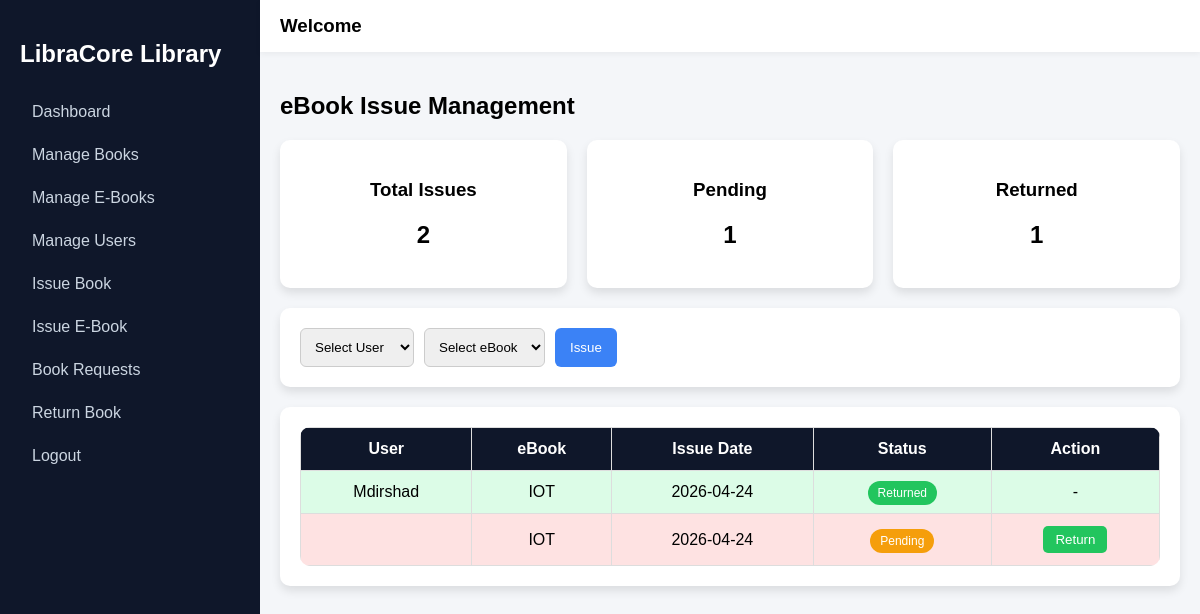
/ebook_issue (signed in), run on the app's committed database.
### models.py (models this page shows)
class ebook_issue(db.Model):
    id = db.Column(db.Integer, primary_key=True)
    user_id = db.Column(db.Integer, db.ForeignKey('user.id'))
    ebook_id = db.Column(db.Integer, db.ForeignKey('ebook.id'))
    issue_date = db.Column(db.DateTime)
    return_date = db.Column(db.DateTime)
    user = db.relationship('User', backref='issued_ebooks')
    ebook = db.relationship('ebook', backref='issued_ebooks')

class User(db.Model):
    id = db.Column(db.Integer, primary_key=True)
    username = db.Column(db.String(100), unique=True, nullable=False)
    password = db.Column(db.String(200), nullable=False)

class ebook(db.Model):
    id = db.Column(db.Integer, primary_key=True)
    title = db.Column(db.String(100))
    file = db.Column(db.String(200))

### routes/ebook_issue.py (the view)
@ebook_issue_bp.route('/ebook_issue')
def ebook_issue_page():
    if 'user' not in session:
        return redirect('/')
    books = ebook.query.all()
    issues = ebook_issue.query.all()
    users = User.query.all()   # 🔥 MISSING THA
    return render_template(
        'ebook_issue.html',
        books=books,
        issues=issues,
        users=users,   # 🔥 ADD KIYA
        user=session['user']
    )

### templates/ebook_issue.html (shortened to what this page needs)
{% extends "base.html" %}
{% block content %}
<h2 class="page-title">eBook Issue Management</h2>
<div class="stats">
    <div class="stat-card">
        <h3>Total Issues</h3>
        <h2>{{ issues|length }}</h2>
    </div>
    <div class="stat-card">
        <h3>Pending</h3>
        <h2>{{ issues | selectattr('return_date', 'equalto', None) | list | length }}</h2>
    </div>
    <div class="stat-card">
        <h3>Returned</h3>
        <h2>{{ issues | selectattr('return_date') | list | length }}</h2>
    </div>
</div>
<div class="card">
<form method="POST" action="/issue_ebook" class="form">
    <select name="user_id" required>
        <option disabled selected>Select User</option>
    </select>
    <select name="ebook_id" required>
        <option disabled selected>Select eBook</option>
    </select>
    <button>Issue</button>
</form>
</div>
<div class="card">
<table>
<tr>
<th>User</th>
<th>eBook</th>
<th>Issue Date</th>
<th>Status</th>
<th>Action</th>
</tr>
{% for i in issues %}
<tr class="{% if i.return_date %}returned{% else %}pending{% endif %}">
<td>{{ i.user.username }}</td>
<td>{{ i.ebook.title }}</td>
<td>
{{ i.issue_date.strftime('%Y-%m-%d') if i.issue_date else '' }}
</td>
<td>
{% if i.return_date %}
<span class="badge done">Returned</span>
{% else %}
<span class="badge wait">Pending</span>
{% endif %}
</td>
<td>
{% if not i.return_date %}
<a href="/return_ebook/{{ i.id }}">
    <button class="action">Return</button>
</a>
{% else %}
-
{% endif %}
</td>
</tr>
{% endfor %}
</table>
</div>
{% endblock %}

### templates/base.html (style rules this page uses)
body { margin:0; font-family: Arial; display:flex; background:#f4f6f9; }
table { width:100%; background:white; border-collapse:collapse; border-radius:10px; overflow:hidden; transition:0.3s; }
th, td { padding:12px; border-bottom:1px solid #eee; text-align:center; }
button { padding:8px 12px; background:#3b82f6; color:white; border:none; border-radius:6px; cursor:pointer; transition:0.2s; }

### templates/ebook_issue.html (style rules this page uses)
.page-title { margin-bottom:20px; }
.stats { display:flex; gap:20px; margin-bottom:20px; }
.stat-card { flex:1; background:white; padding:20px; border-radius:10px; text-align:center; box-shadow:0 5px 10px rgba(0,0,0,0.1); }
.card { background:white; padding:20px; border-radius:10px; box-shadow:0 5px 10px rgba(0,0,0,0.1); margin-bottom:20px; }
.form { display:flex; gap:10px; flex-wrap:wrap; }
.form select { padding:10px; border-radius:6px; border:1px solid #ccc; }
.form button { padding:10px 15px; background:#3b82f6; color:white; border:none; border-radius:6px; }
table { width:100%; border-collapse:collapse; }
th { background:#0f172a; color:white; }
td, th { padding:12px; text-align:center; border:1px solid #ddd; }
.returned { background:#dcfce7; }
.pending { background:#fee2e2; }
.badge { padding:5px 10px; border-radius:20px; color:white; font-size:12px; }
.done { background:#22c55e; }
.wait { background:#f59e0b; }
button.action { padding:6px 12px; border:none; background:#22c55e; color:white; border-radius:5px; cursor:pointer; }

### data on the page
ebook_issue: user.username "Mdirshad", ebook "IOT", issue_date "2026-04-24", shows "Returned"
ebook_issue: ebook "IOT", issue_date "2026-04-24", shows "Pending"

### other printed values
{{ issues|length }} "2"
{{ issues | selectattr('return_date', 'equalto', None) | list | length }} "1"
{{ issues | selectattr('return_date') | list | length }} "1"
